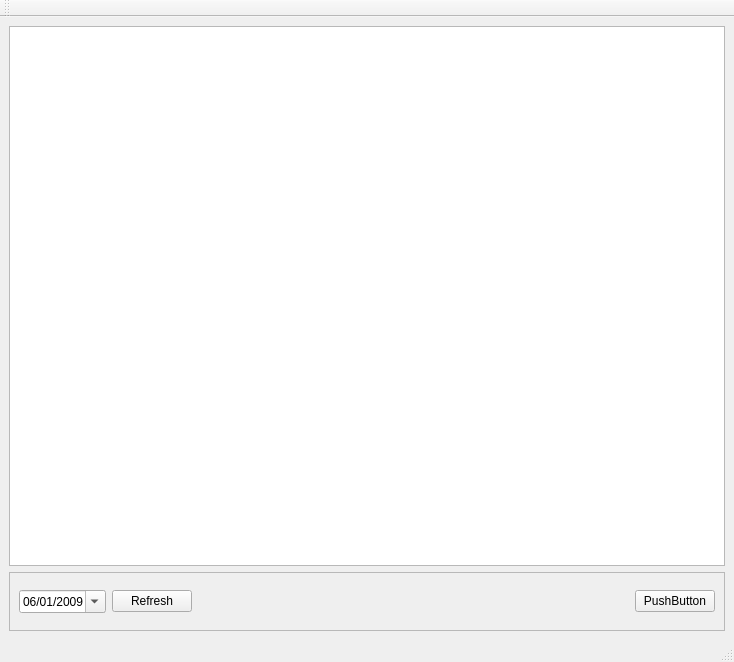
<?xml version="1.0" encoding="UTF-8"?>
<ui version="4.0">
 <class>TimeEdit</class>
 <widget class="QMainWindow" name="TimeEdit">
  <property name="geometry">
   <rect>
    <x>0</x>
    <y>0</y>
    <width>734</width>
    <height>662</height>
   </rect>
  </property>
  <property name="windowTitle">
   <string>Time Editor for 1 Jan 1970</string>
  </property>
  <widget class="QWidget" name="centralwidget">
   <layout class="QVBoxLayout" name="verticalLayout">
    <item>
     <widget class="QTableView" name="view"/>
    </item>
    <item>
     <widget class="QFrame" name="frame">
      <property name="sizePolicy">
       <sizepolicy hsizetype="Minimum" vsizetype="Fixed">
        <horstretch>0</horstretch>
        <verstretch>0</verstretch>
       </sizepolicy>
      </property>
      <property name="minimumSize">
       <size>
        <width>0</width>
        <height>59</height>
       </size>
      </property>
      <property name="frameShape">
       <enum>QFrame::StyledPanel</enum>
      </property>
      <property name="frameShadow">
       <enum>QFrame::Raised</enum>
      </property>
      <layout class="QGridLayout" name="gridLayout">
       <item row="2" column="4">
        <widget class="QPushButton" name="pushButton">
         <property name="sizePolicy">
          <sizepolicy hsizetype="Maximum" vsizetype="Fixed">
           <horstretch>0</horstretch>
           <verstretch>0</verstretch>
          </sizepolicy>
         </property>
         <property name="text">
          <string>PushButton</string>
         </property>
        </widget>
       </item>
       <item row="2" column="0">
        <widget class="QDateEdit" name="dateEdit">
         <property name="enabled">
          <bool>true</bool>
         </property>
         <property name="toolTip">
          <string>The date to edit</string>
         </property>
         <property name="dateTime">
          <datetime>
           <hour>0</hour>
           <minute>0</minute>
           <second>0</second>
           <year>2009</year>
           <month>6</month>
           <day>1</day>
          </datetime>
         </property>
         <property name="minimumDate">
          <date>
           <year>2000</year>
           <month>1</month>
           <day>1</day>
          </date>
         </property>
         <property name="displayFormat">
          <string>MM/dd/yyyy</string>
         </property>
         <property name="calendarPopup">
          <bool>true</bool>
         </property>
        </widget>
       </item>
       <item row="2" column="2">
        <spacer name="horizontalSpacer">
         <property name="orientation">
          <enum>Qt::Horizontal</enum>
         </property>
         <property name="sizeHint" stdset="0">
          <size>
           <width>40</width>
           <height>20</height>
          </size>
         </property>
        </spacer>
       </item>
       <item row="2" column="1">
        <widget class="QPushButton" name="pushButton_2">
         <property name="text">
          <string>Refresh</string>
         </property>
        </widget>
       </item>
      </layout>
     </widget>
    </item>
   </layout>
  </widget>
  <widget class="QMenuBar" name="menubar">
   <property name="geometry">
    <rect>
     <x>0</x>
     <y>0</y>
     <width>734</width>
     <height>28</height>
    </rect>
   </property>
  </widget>
  <widget class="QStatusBar" name="statusbar"/>
  <widget class="QToolBar" name="toolBar">
   <property name="enabled">
    <bool>true</bool>
   </property>
   <property name="windowTitle">
    <string>toolBar</string>
   </property>
   <attribute name="toolBarArea">
    <enum>TopToolBarArea</enum>
   </attribute>
   <attribute name="toolBarBreak">
    <bool>false</bool>
   </attribute>
  </widget>
 </widget>
 <resources/>
 <connections/>
</ui>
